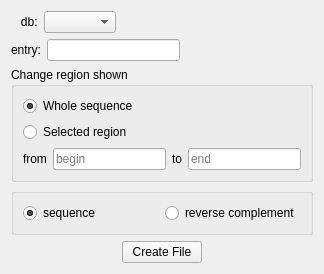
<?xml version="1.0" encoding="UTF-8"?>
<ui version="4.0">
 <class>Frame_Blastdbcmd</class>
 <widget class="QFrame" name="Frame_Blastdbcmd">
  <property name="geometry">
   <rect>
    <x>0</x>
    <y>0</y>
    <width>324</width>
    <height>247</height>
   </rect>
  </property>
  <property name="windowTitle">
   <string>Blastdbcmd</string>
  </property>
  <layout class="QVBoxLayout" name="verticalLayout">
   <item>
    <layout class="QHBoxLayout" name="horizontalLayout_10">
     <item>
      <widget class="QLabel" name="label">
       <property name="text">
        <string>   db:</string>
       </property>
      </widget>
     </item>
     <item>
      <widget class="QComboBox" name="comboBox_cmd_db"/>
     </item>
     <item>
      <spacer name="horizontalSpacer_7">
       <property name="orientation">
        <enum>Qt::Horizontal</enum>
       </property>
       <property name="sizeHint" stdset="0">
        <size>
         <width>40</width>
         <height>20</height>
        </size>
       </property>
      </spacer>
     </item>
    </layout>
   </item>
   <item>
    <layout class="QHBoxLayout" name="horizontalLayout_9">
     <item>
      <widget class="QLabel" name="label_entry">
       <property name="text">
        <string>entry:</string>
       </property>
      </widget>
     </item>
     <item>
      <widget class="QLineEdit" name="lineEdit_entry"/>
     </item>
     <item>
      <spacer name="horizontalSpacer_8">
       <property name="orientation">
        <enum>Qt::Horizontal</enum>
       </property>
       <property name="sizeHint" stdset="0">
        <size>
         <width>40</width>
         <height>20</height>
        </size>
       </property>
      </spacer>
     </item>
    </layout>
   </item>
   <item>
    <widget class="QGroupBox" name="groupBox">
     <property name="title">
      <string>Change region shown</string>
     </property>
     <layout class="QVBoxLayout" name="verticalLayout_4">
      <item>
       <layout class="QVBoxLayout" name="verticalLayout_3">
        <item>
         <widget class="QRadioButton" name="radioButton_whole">
          <property name="text">
           <string>Whole sequence</string>
          </property>
          <property name="checked">
           <bool>true</bool>
          </property>
         </widget>
        </item>
        <item>
         <widget class="QRadioButton" name="radioButton_selfected">
          <property name="text">
           <string>Selected region</string>
          </property>
         </widget>
        </item>
       </layout>
      </item>
      <item>
       <layout class="QHBoxLayout" name="horizontalLayout_8">
        <item>
         <widget class="QLabel" name="label_3">
          <property name="text">
           <string>from</string>
          </property>
         </widget>
        </item>
        <item>
         <widget class="QLineEdit" name="lineEdit_begin">
          <property name="placeholderText">
           <string>begin</string>
          </property>
         </widget>
        </item>
        <item>
         <widget class="QLabel" name="label_4">
          <property name="text">
           <string>to</string>
          </property>
         </widget>
        </item>
        <item>
         <widget class="QLineEdit" name="lineEdit_end">
          <property name="placeholderText">
           <string>end</string>
          </property>
         </widget>
        </item>
       </layout>
      </item>
     </layout>
    </widget>
   </item>
   <item>
    <widget class="QGroupBox" name="groupBox_2">
     <property name="title">
      <string/>
     </property>
     <layout class="QHBoxLayout" name="horizontalLayout_4">
      <item>
       <widget class="QRadioButton" name="radioButton_seq">
        <property name="text">
         <string>sequence</string>
        </property>
        <property name="checked">
         <bool>true</bool>
        </property>
       </widget>
      </item>
      <item>
       <widget class="QRadioButton" name="radioButton_reverse_complement">
        <property name="text">
         <string>reverse complement</string>
        </property>
       </widget>
      </item>
     </layout>
    </widget>
   </item>
   <item>
    <layout class="QHBoxLayout" name="horizontalLayout_11">
     <item>
      <spacer name="horizontalSpacer_5">
       <property name="orientation">
        <enum>Qt::Horizontal</enum>
       </property>
       <property name="sizeHint" stdset="0">
        <size>
         <width>40</width>
         <height>20</height>
        </size>
       </property>
      </spacer>
     </item>
     <item>
      <widget class="QPushButton" name="pushButton_create_file">
       <property name="text">
        <string>Create File</string>
       </property>
      </widget>
     </item>
     <item>
      <spacer name="horizontalSpacer_6">
       <property name="orientation">
        <enum>Qt::Horizontal</enum>
       </property>
       <property name="sizeHint" stdset="0">
        <size>
         <width>40</width>
         <height>20</height>
        </size>
       </property>
      </spacer>
     </item>
    </layout>
   </item>
  </layout>
 </widget>
 <resources/>
 <connections/>
</ui>
